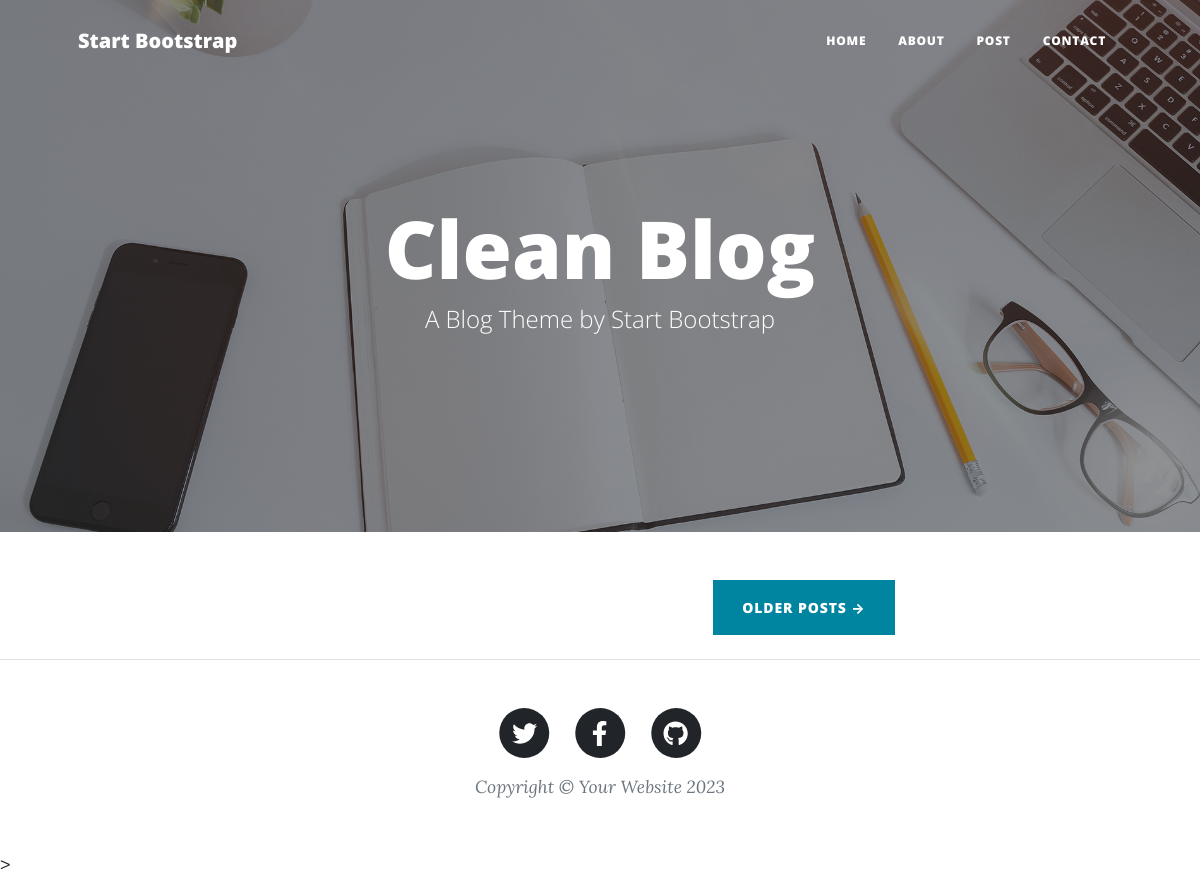
Before: / with the older database file.
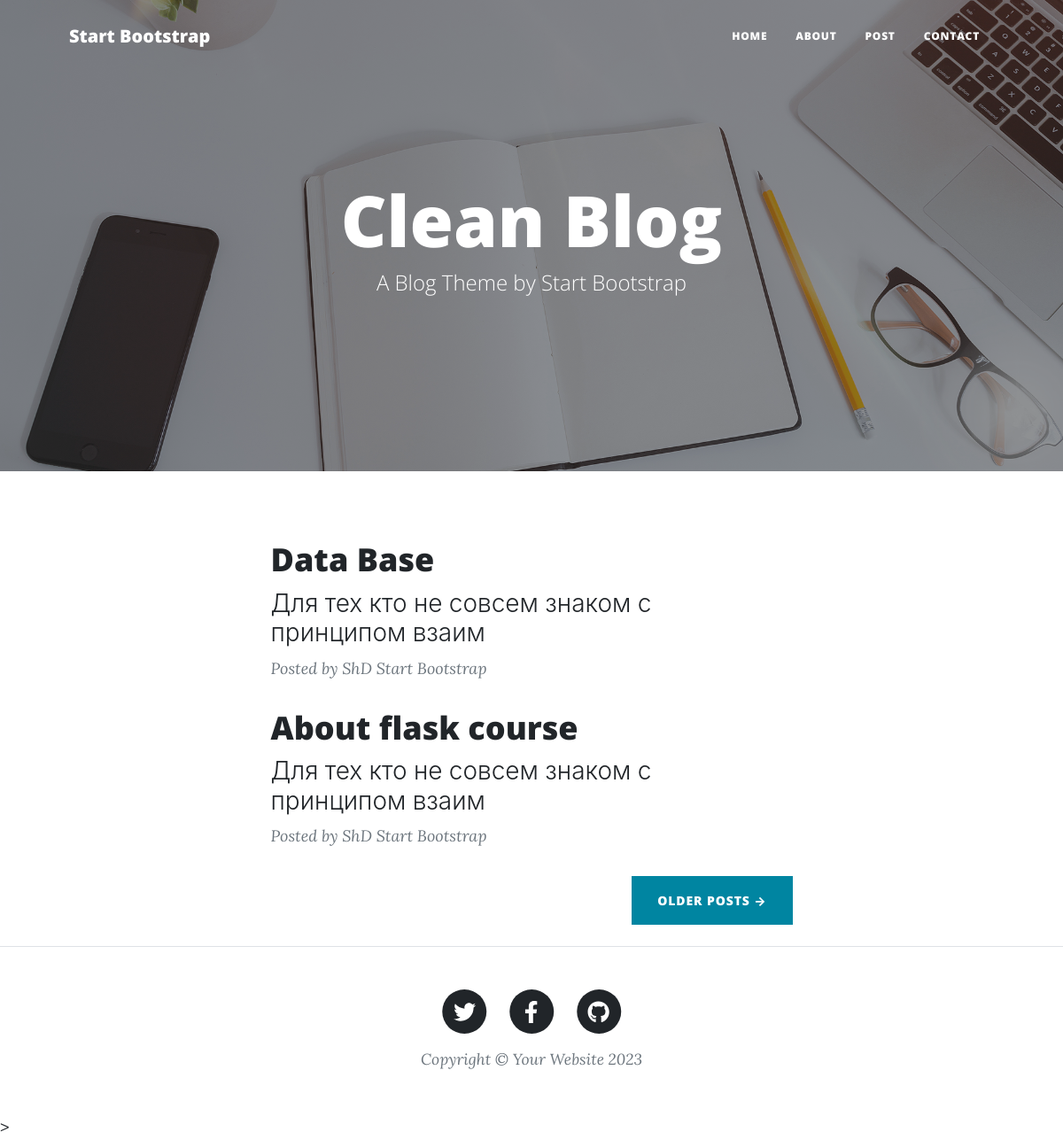
After: the same page with the newer database file.
### tables this page shows
CREATE TABLE mainmenu (
id integer PRIMARY KEY AUTOINCREMENT,
title text NOT NULL,
url text NOT NULL
);

CREATE TABLE posts (
id integer PRIMARY KEY AUTOINCREMENT,
title text NOT NULL,
text text NOT NULL,
url text NOT NULL,
time integer NOT NULL
);

### main.py (the view)
@app.route('/')
def index():
    db = get_db()
    data_base = FDataBase(db)
    return render_template('index.html', menu=data_base.getMenu(), posts=data_base.getPostsAnnounce(),
                           title='Framework for web-development')

### FDataBase.py (called while the page is built)
    def getMenu(self):
        sql = '''SELECT * FROM mainmenu'''  # all data is got
        try:
            self.__cursor.execute(sql)
            result = self.__cursor.fetchall()
            if result:
                return result
        except:
            print("Data-base fetching error")
        return []  # for case of any exception empty list will be returned

    def getPostsAnnounce(self):
        try:
            self.__cursor.execute(f"SELECT id, title, text, url FROM posts ORDER BY time DESC")
            result = self.__cursor.fetchall()
            if result:
                return result
        except sqlite3.Error as e:
            print("Posts getting error" + str(e))
        return []

### main.py (called while the page is built)
def connect_db():
    connection_db = sqlite3.connect(app.config['DATABASE'])
    connection_db.row_factory = sqlite3.Row
    return connection_db

def get_db():
    if not hasattr(g, 'link_db'):
        g.link_db = connect_db()
    return g.link_db

@app.teardown_appcontext
def close_bd(error):
    if hasattr(g, 'link_db'):
        g.link_db.close()

### templates/index.html (shortened to what this page needs)
{% extends 'base.html' %}
{% block head %}
    {{ super() }}
{% endblock %}
{% block content %}
        {{ super() }}
        <header class="masthead" style="background-image: url('static/assets/img/home-bg.jpg')">
            <div class="container position-relative px-4 px-lg-5">
                <div class="row gx-4 gx-lg-5 justify-content-center">
                    <div class="col-md-10 col-lg-8 col-xl-7">
                        <div class="site-heading">
                            <h1>Clean Blog</h1>
                            <span class="subheading">A Blog Theme by Start Bootstrap</span>
                        </div>
                    </div>
                </div>
            </div>
        </header>
        <div class="container px-4 px-lg-5">
            <div class="row gx-4 gx-lg-5 justify-content-center">
                <div class="col-md-10 col-lg-8 col-xl-7">
                    {% for post in posts %}
                        <div class="post-preview">
                            <a href="{{ url_for('showPost', alias=post.url) }}">
                                <h2 class="post-title">{{ post.title }}</h2>
                                <h3 class="post-subtitle">{{ post.text[:50] | striptags}}</h3>
                            </a>
                            <p class="post-meta">
                                Posted by ShD
                                <a>Start Bootstrap</a>
                            </p>
                        </div>
                    {% endfor %}
                    <div class="d-flex justify-content-end mb-4"><a class="btn btn-primary text-uppercase" href="#!">Older Posts →</a></div>
                </div>
            </div>
        </div>
        <footer class="border-top">
            <div class="container px-4 px-lg-5">
                <div class="row gx-4 gx-lg-5 justify-content-center">
                    <div class="col-md-10 col-lg-8 col-xl-7">
                        <ul class="list-inline text-center">
                            <li class="list-inline-item">
                                <a href="#!">
                                    <span class="fa-stack fa-lg">
                                        <i class="fas fa-circle fa-stack-2x"></i>
                                        <i class="fab fa-twitter fa-stack-1x fa-inverse"></i>
                                    </span>
                                </a>
                            </li>
                            <li class="list-inline-item">
                                <a href="#!">
                                    <span class="fa-stack fa-lg">
                                        <i class="fas fa-circle fa-stack-2x"></i>
                                        <i class="fab fa-facebook-f fa-stack-1x fa-inverse"></i>
                                    </span>
                                </a>
                            </li>
                            <li class="list-inline-item">
                                <a href="#!">
                                    <span class="fa-stack fa-lg">
                                        <i class="fas fa-circle fa-stack-2x"></i>
                                        <i class="fab fa-github fa-stack-1x fa-inverse"></i>
                                    </span>
                                </a>
                            </li>
                        </ul>
                        <div class="small text-center text-muted fst-italic">Copyright &copy; Your Website 2023</div>
                    </div>
                </div>
            </div>
        </footer>
{% endblock %}

### templates/base.html (shortened to what this page needs)
<!DOCTYPE html>
<html lang="en">
    <head>
        {% block head -%}
            <link href="static/css/styles.css" rel="stylesheet" />
        {% endblock %}
    </head>
    <body>
    {% block content -%}
        <nav class="navbar navbar-expand-lg navbar-light" id="mainNav">
            <div class="container px-4 px-lg-5">
                <a class="navbar-brand" href="index.html">Start Bootstrap</a>
                <div class="collapse navbar-collapse" id="navbarResponsive">
                    <ul class="navbar-nav ms-auto py-4 py-lg-0">
                        {% for m in menu %}
                        <li class="nav-item"><a class="nav-link px-lg-3 py-3 py-lg-4" href="{{ m.url }}">{{m.title}}</a></li>
                        {% endfor %}
                    </ul>
                </div>
            </div>
        </nav>
    {% endblock -%}
    </body>>
</html>

Changed rows visible on the page:
added posts: title "Data Base", text "Для тех кто не совсем знаком с принципом взаим"
now on this page (row edited): posts: title "About flask course", text "Для тех кто не совсем знаком с принципом взаим"
